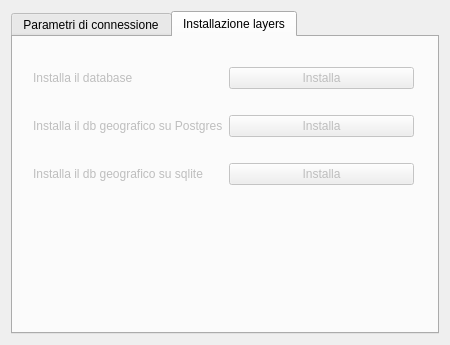
<?xml version="1.0" encoding="UTF-8"?>
<ui version="4.0">
 <class>Dialog_Config</class>
 <widget class="QDialog" name="Dialog_Config">
  <property name="windowModality">
   <enum>Qt::NonModal</enum>
  </property>
  <property name="enabled">
   <bool>true</bool>
  </property>
  <property name="geometry">
   <rect>
    <x>0</x>
    <y>0</y>
    <width>450</width>
    <height>345</height>
   </rect>
  </property>
  <property name="minimumSize">
   <size>
    <width>450</width>
    <height>279</height>
   </size>
  </property>
  <property name="maximumSize">
   <size>
    <width>1000</width>
    <height>1000</height>
   </size>
  </property>
  <property name="cursor">
   <cursorShape>PointingHandCursor</cursorShape>
  </property>
  <property name="windowTitle">
   <string>Impostazioni del sistema</string>
  </property>
  <property name="windowIcon">
   <iconset resource="resources.qrc">
    <normaloff>:/images/iconConn.png</normaloff>:/images/iconConn.png</iconset>
  </property>
  <layout class="QGridLayout" name="gridLayout_2">
   <item row="0" column="0">
    <widget class="QTabWidget" name="tabWidget">
     <property name="sizePolicy">
      <sizepolicy hsizetype="Expanding" vsizetype="Expanding">
       <horstretch>200</horstretch>
       <verstretch>200</verstretch>
      </sizepolicy>
     </property>
     <property name="currentIndex">
      <number>1</number>
     </property>
     <widget class="QWidget" name="tab">
      <attribute name="title">
       <string>Parametri di connessione</string>
      </attribute>
      <layout class="QGridLayout" name="gridLayout">
       <item row="0" column="0">
        <widget class="QLabel" name="label">
         <property name="text">
          <string>Database</string>
         </property>
        </widget>
       </item>
       <item row="0" column="1" colspan="2">
        <widget class="QComboBox" name="comboBox_Database">
         <property name="enabled">
          <bool>true</bool>
         </property>
         <property name="mouseTracking">
          <bool>false</bool>
         </property>
         <property name="contextMenuPolicy">
          <enum>Qt::DefaultContextMenu</enum>
         </property>
         <property name="acceptDrops">
          <bool>false</bool>
         </property>
         <property name="editable">
          <bool>true</bool>
         </property>
         <property name="duplicatesEnabled">
          <bool>false</bool>
         </property>
         <property name="frame">
          <bool>true</bool>
         </property>
         <item>
          <property name="text">
           <string>postgres</string>
          </property>
         </item>
         <item>
          <property name="text">
           <string>sqlite</string>
          </property>
         </item>
        </widget>
       </item>
       <item row="1" column="0">
        <widget class="QLabel" name="label_2">
         <property name="text">
          <string>Host</string>
         </property>
        </widget>
       </item>
       <item row="1" column="1" colspan="2">
        <widget class="QLineEdit" name="lineEdit_Host">
         <property name="text">
          <string>''</string>
         </property>
        </widget>
       </item>
       <item row="2" column="0">
        <widget class="QLabel" name="label_7">
         <property name="text">
          <string>Port</string>
         </property>
        </widget>
       </item>
       <item row="2" column="1" colspan="2">
        <widget class="QLineEdit" name="lineEdit_Port">
         <property name="text">
          <string>''</string>
         </property>
        </widget>
       </item>
       <item row="3" column="0">
        <widget class="QLabel" name="label_3">
         <property name="text">
          <string>DBname</string>
         </property>
        </widget>
       </item>
       <item row="3" column="1" colspan="2">
        <widget class="QLineEdit" name="lineEdit_DBname">
         <property name="text">
          <string>''</string>
         </property>
        </widget>
       </item>
       <item row="4" column="0">
        <widget class="QLabel" name="label_4">
         <property name="text">
          <string>User</string>
         </property>
        </widget>
       </item>
       <item row="4" column="1" colspan="2">
        <widget class="QLineEdit" name="lineEdit_User">
         <property name="text">
          <string>''</string>
         </property>
        </widget>
       </item>
       <item row="5" column="0">
        <widget class="QLabel" name="label_5">
         <property name="text">
          <string>Password</string>
         </property>
        </widget>
       </item>
       <item row="5" column="1" colspan="2">
        <widget class="QLineEdit" name="lineEdit_Password">
         <property name="inputMask">
          <string notr="true"/>
         </property>
         <property name="text">
          <string notr="true">''</string>
         </property>
         <property name="echoMode">
          <enum>QLineEdit::Password</enum>
         </property>
        </widget>
       </item>
       <item row="6" column="0" colspan="2">
        <widget class="QLabel" name="label_10">
         <property name="text">
          <string>Thumbnail path</string>
         </property>
        </widget>
       </item>
       <item row="6" column="2">
        <widget class="QLineEdit" name="lineEdit_Thumb_path">
         <property name="text">
          <string>''</string>
         </property>
        </widget>
       </item>
       <item row="7" column="1" colspan="2">
        <widget class="QPushButton" name="pushButton_save">
         <property name="focusPolicy">
          <enum>Qt::NoFocus</enum>
         </property>
         <property name="text">
          <string>Connect</string>
         </property>
         <property name="checkable">
          <bool>false</bool>
         </property>
         <property name="autoDefault">
          <bool>true</bool>
         </property>
        </widget>
       </item>
      </layout>
     </widget>
     <widget class="QWidget" name="tab_2">
      <attribute name="title">
       <string>Installazione layers</string>
      </attribute>
      <widget class="QWidget" name="layoutWidget">
       <property name="enabled">
        <bool>false</bool>
       </property>
       <property name="geometry">
        <rect>
         <x>20</x>
         <y>10</y>
         <width>381</width>
         <height>161</height>
        </rect>
       </property>
       <layout class="QGridLayout" name="gridLayout_3">
        <item row="0" column="0">
         <widget class="QLabel" name="label_6">
          <property name="text">
           <string>Installa il database</string>
          </property>
         </widget>
        </item>
        <item row="0" column="1">
         <widget class="QPushButton" name="pushButton_crea_database">
          <property name="enabled">
           <bool>false</bool>
          </property>
          <property name="text">
           <string>Installa</string>
          </property>
         </widget>
        </item>
        <item row="1" column="0">
         <widget class="QLabel" name="label_8">
          <property name="text">
           <string>Installa il db geografico su Postgres</string>
          </property>
         </widget>
        </item>
        <item row="1" column="1">
         <widget class="QPushButton" name="pushButton_crea_layer">
          <property name="enabled">
           <bool>false</bool>
          </property>
          <property name="text">
           <string>Installa</string>
          </property>
         </widget>
        </item>
        <item row="2" column="0">
         <widget class="QLabel" name="label_9">
          <property name="text">
           <string>Installa il db geografico su sqlite</string>
          </property>
         </widget>
        </item>
        <item row="2" column="1">
         <widget class="QPushButton" name="pushButton_crea_db_sqlite">
          <property name="enabled">
           <bool>false</bool>
          </property>
          <property name="text">
           <string>Installa</string>
          </property>
         </widget>
        </item>
       </layout>
      </widget>
     </widget>
    </widget>
   </item>
  </layout>
 </widget>
 <tabstops>
  <tabstop>comboBox_Database</tabstop>
  <tabstop>lineEdit_Host</tabstop>
  <tabstop>lineEdit_Port</tabstop>
  <tabstop>lineEdit_DBname</tabstop>
  <tabstop>lineEdit_User</tabstop>
  <tabstop>lineEdit_Password</tabstop>
 </tabstops>
 <resources>
  <include location="resources.qrc"/>
 </resources>
 <connections/>
</ui>
